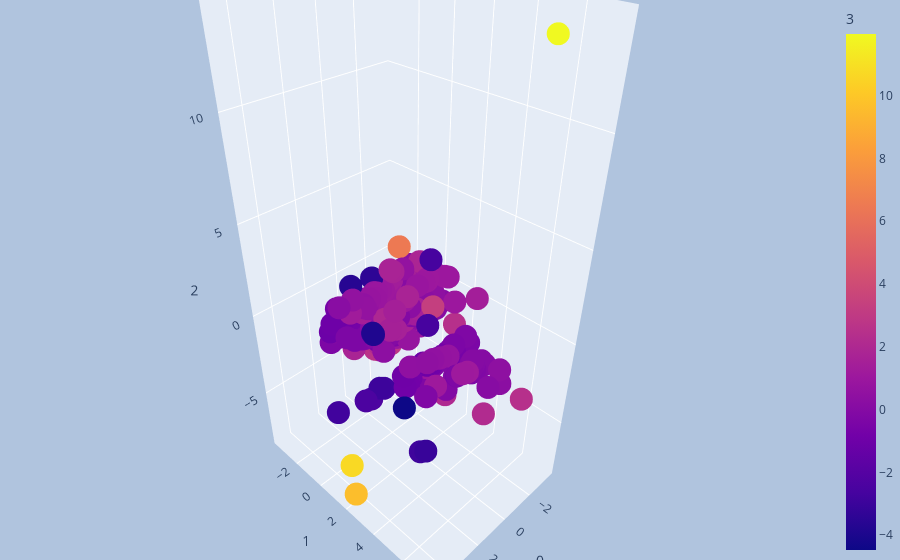

The cell this chart's notebook holds for it:
### Code cell
nx, ny, nz, ncol = 0, 1, 2, 3
fig = px.scatter_3d(coords, x=nx, y=ny, z=nz, color=ncol)

fig.update_layout(
    margin=dict(l=0, r=0, t=0, b=0),
    paper_bgcolor="LightSteelBlue"
    # xaxis=dict(
    #     title={
    #         'text':f"inertie : {np.round(pca.explained_inertia_[nx],3)}"},
    #     titlefont_size=16,
    #     tickfont_size=14
    # ),
    # yaxis=dict(
    #     title={
    #         'text':f"inertie : {np.round(pca.explained_inertia_[ny],3)}"},
    #     titlefont_size=16,
    #     tickfont_size=14
    # ),
    # zaxis=dict(
    #     title={
    #         'text':f"inertie : {np.round(pca.explained_inertia_[nz],3)}"},
    #     titlefont_size=16,
    #     tickfont_size=14
    # )
)

fig.show()

print()

### Figure 1 — Plotly figure (JSON) as saved in the notebook; plotly's stock layout.template omitted (floating-point values rounded to 4 significant figures; data arrays with more than 128 entries replaced by an {"elided": "..."} marker saying what was removed)
{"data": [{"hovertemplate": "0=%{x}<br>1=%{y}<br>2=%{z}<br>3=%{marker.color}<extra></extra>", "legendgroup": "", "marker": {"color": {"elided": "2093 float values"}, "coloraxis": "coloraxis", "symbol": "circle"}, "mode": "markers", "name": "", "scene": "scene", "showlegend": false, "type": "scatter3d", "x": {"elided": "2093 float values"}, "y": {"elided": "2093 float values"}, "z": {"elided": "2093 float values"}}], "layout": {"coloraxis": {"colorbar": {"title": {"text": "3"}}, "colorscale": [[0, "#0d0887"], [0.1111, "#46039f"], [0.2222, "#7201a8"], [0.3333, "#9c179e"], [0.4444, "#bd3786"], [0.5556, "#d8576b"], [0.6667, "#ed7953"], [0.7778, "#fb9f3a"], [0.8889, "#fdca26"], [1, "#f0f921"]]}, "legend": {"tracegroupgap": 0}, "margin": {"b": 0, "l": 0, "r": 0, "t": 0}, "paper_bgcolor": "LightSteelBlue", "scene": {"domain": {"x": [0, 1], "y": [0, 1]}, "xaxis": {"title": {"text": "0"}}, "yaxis": {"title": {"text": "1"}}, "zaxis": {"title": {"text": "2"}}}}}
